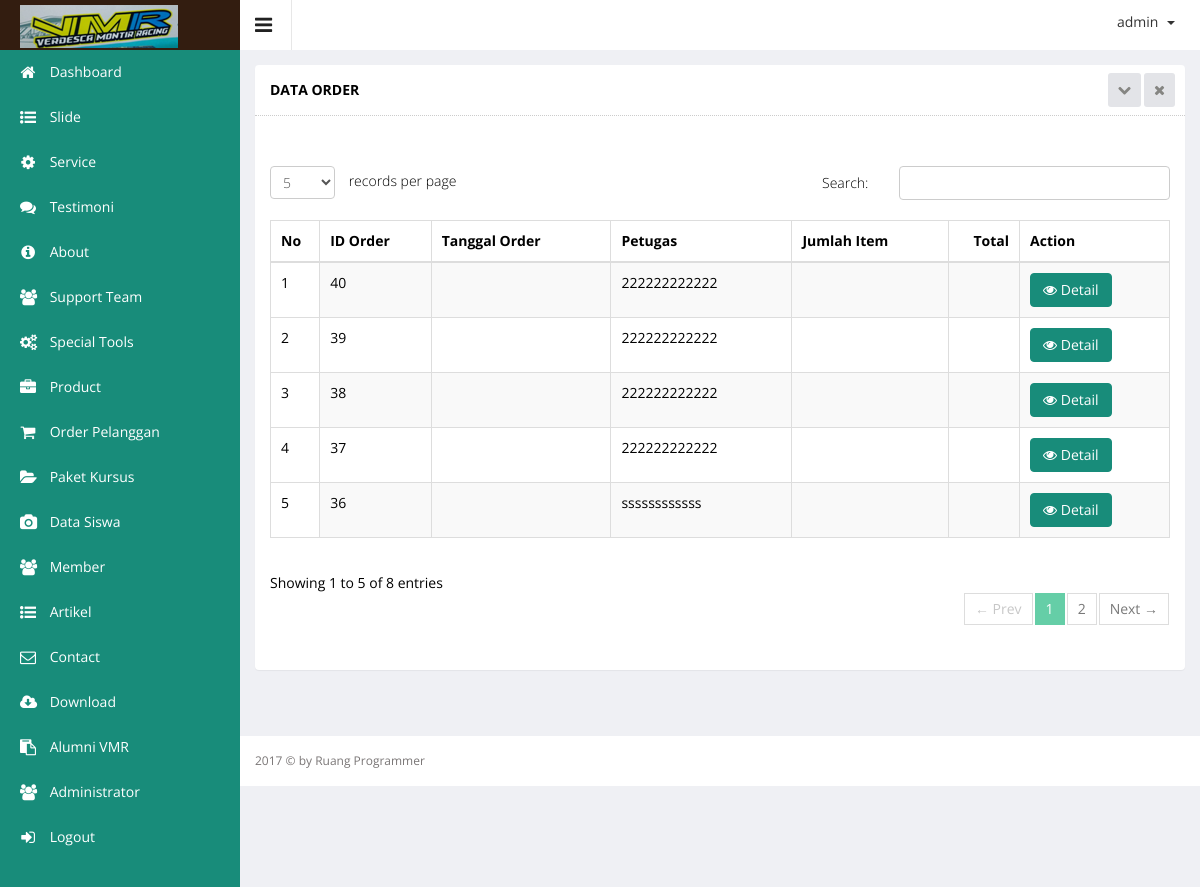
The page /admin/index.php?hal=master/order/list (signed in) on the database its author committed.
### tables this page shows
CREATE TABLE `order_pelanggan` (
  `order_id` int(11) NOT NULL,
  `order_name` varchar(100) DEFAULT NULL,
  `order_email` varchar(100) DEFAULT NULL,
  `order_bbm` varchar(100) DEFAULT NULL,
  `order_wa` varchar(100) DEFAULT NULL,
  `order_alamat` varchar(100) DEFAULT NULL,
  `order_date` datetime DEFAULT NULL,
  `product_id` int(11) DEFAULT NULL
);

CREATE TABLE `product` (
  `product_id` int(10) UNSIGNED NOT NULL,
  `product_name` varchar(100) DEFAULT NULL,
  `product_price` int(11) DEFAULT NULL,
  `product_desc` text,
  `product_images` text,
  `product_stock` int(11) DEFAULT NULL,
  `product_date` datetime DEFAULT NULL,
  `category_id` int(11) DEFAULT NULL
);

### admin/master/order/list.php (the view, shortened to what this page needs)
  <div class="wrapper">
             <div class="row">
                <div class="col-sm-12">
                <section class="panel">
                <header class="panel-heading">
                    Data Order
                    <span class="tools pull-right">
                        <a href="javascript:;" class="fa fa-chevron-down"></a>
                        <a href="javascript:;" class="fa fa-times"></a>
                     </span>
                </header>
                <div class="panel-body">
                <div class="adv-table editable-table ">
                <div class="clearfix">
                    <div class="btn-group">
                    </div>
                </div>
                <table class="table table-striped table-hover table-bordered" id="editable-sample">
                <thead>
                <tr>
                    <th>No</th>
                    <th>ID Order</th>
                    <th>Tanggal Order</th>
                    <th>Petugas</th>
                    <th>Jumlah Item</th>
                    <th style="text-align: right;">Total</th>
                    <th>Action</th>
                </tr>
                </thead>
                <tbody>
                <?php
                      $no = 1;
                      $queryTransaksi = mysql_query("SELECT *
FROM
    `vmr`.`product`
    INNER JOIN `vmr`.`order_pelanggan`
        ON (`product`.`product_id` = `order_pelanggan`.`product_id`)
                                                                                                           ORDER BY order_id  DESC");
                      while ($rowTransaksi  = mysql_fetch_array($queryTransaksi)) {
                   ?>
                <tr class="">
                    <td><?php echo $no++; ?></td>
                    <td><?php echo $rowTransaksi['order_id']?></td>
                    <td><?php echo $rowTransaksi['order_date']?></td>
                    <td><?php echo $rowTransaksi['product_name']?></td>
                    <td>
                    </td>
                    <td style="text-align: right;">
                    </td>
                    <td>
                        <a href="?hal=master/order/detail&id=<?php echo $rowTransaksi['order_id']; ?>">
                            <button class="btn btn-primary" type="submit"><i class="fa fa-eye"></i> Detail</button>
                        </a>
                    </td>
                </tr>
               <?php } ?>
                </tbody>
                </table>
                </div>
                </div>
                </section>
                </div>
                </div>
        </div>

### rows shown on the page
order_pelanggan: order_id "40", product.product_name "222222222222"
order_pelanggan: order_id "39", product.product_name "222222222222"
order_pelanggan: order_id "38", product.product_name "222222222222"
order_pelanggan: order_id "37", product.product_name "222222222222"
order_pelanggan: order_id "36", product.product_name "ssssssssssss"

### other values the page prints
$_SESSION['username'] "admin"
